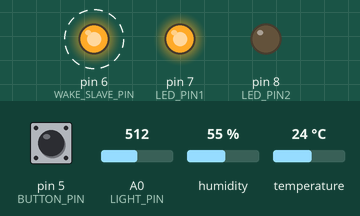
A sketch run on a simulated Arduino Uno, built with avr-gcc and run on an emulated ATmega328P. Shown: output pins drawn as LEDs (lit = HIGH). Dashed ring = blinking. The inputs (shaded band) are chosen by the test bench; at power-on: humidity 55 %, A0 (LIGHT_PIN) = 512, pin 5 (BUTTON_PIN) HIGH, temperature 24 °C. What the sketch prints to the serial monitor is not drawn.

Above: at 11.3 s.
11.4 s: humidity set to 52 %
15.4 s: humidity set to 49 %
At 20.2 s:
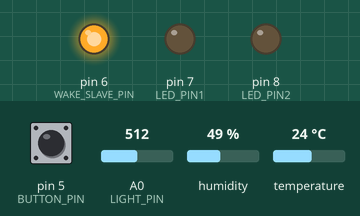
20.5 s: A0 (LIGHT_PIN) set to 7
23.0 s: A0 (LIGHT_PIN) set to 4
At 25.8 s:
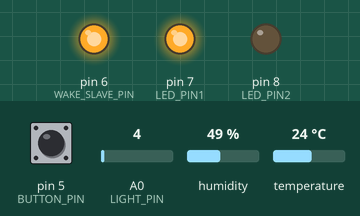
26.7 s: pin 5 (BUTTON_PIN) pulled LOW for 0.5 s
At 29.9 s:
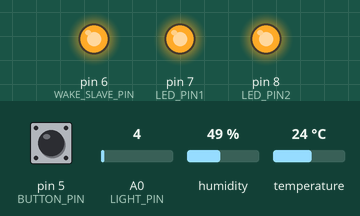
30.2 s: A0 (LIGHT_PIN) set to 20
At 33.0 s:
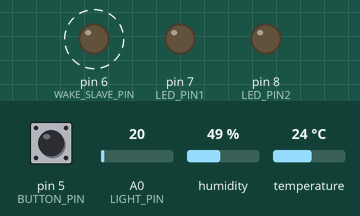
Timing chart, 0 to 35.0 s (numbered marks = the images above; inputs shaded):
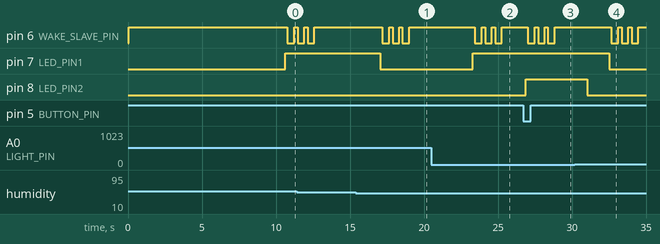

The sketch:

master_proteus.ino
```cpp
#include <Wire.h>
#include <DHT.h>
#include <SoftwareSerial.h>

// =========== Pin Definitions ============
#define DHTPIN 12
#define DHTTYPE DHT11
#define LED_PIN1 7
#define LED_PIN2 8
#define BUTTON_PIN 5           // Simulates car detection
#define WAKE_SLAVE_PIN 6
#define LIGHT_PIN A0           // Potentiometer for light simulation
#define SOFT_TX 11
#define SOFT_RX 10

DHT dht(DHTPIN, DHTTYPE);

SoftwareSerial ss(SOFT_RX, SOFT_TX);

// Logs to calculate metrics
unsigned long t_event_start, t_event_end;
unsigned long t_comm_start, t_comm_end;
unsigned long t_apply_start, t_apply_end;
unsigned long total_latency = 0;
unsigned long total_wakeup = 0;
unsigned long total_mA = 0;  // Track current (simplified)
int event_count = 0;
unsigned long last_polling_time = 0;
unsigned long polling_window_size = 0; // Window size of polling in milliseconds
// ================== Polling Window Size Calculation ==================
float v_max = 0.25;   // Max object speed in m/s
float L_zone = 0.25;  // Detection zone length in meters
unsigned long t_read = 0;      // Time to read sensor (milliseconds)
unsigned long t_decide = 0;    // Time for CPU decision (milliseconds)
unsigned long t_apply = 0;     // Time to apply output (milliseconds)
unsigned long t_ISR = 0;       // Worst-case interrupt delay (milliseconds)
unsigned long t_obj = (L_zone / v_max) * 1000;  // Object presence time in milliseconds

// State tracking
bool wasActive = false;  // Track if night/rain was previously active
bool isActive = false;   // Current night/rain state

uint16_t readLightRaw() {
  int analogValue = analogRead(LIGHT_PIN);
  uint16_t lux = map(analogValue, 0, 1023, 0, 1000);
  return lux;
}

bool isNight() {
  logEvent("Checking light...");
  uint16_t lux = readLightRaw();
  logEvent("Ambient light (raw): " + String(lux) + " lux");
  return lux < 5;
}

bool isRainy() {
  logEvent("Checking humidity...");
  float hum = dht.readHumidity();
  if (isnan(hum)) {
    logEvent("Failed to read humidity");
    return false;
  }
  logEvent("Humidity: " + String(hum) + " %");
  return hum > 50.0;
}

bool isButtonPressed() {
  logEvent("Checking button...");
  if (digitalRead(BUTTON_PIN) == LOW) {
    delay(20);  // Debounce
    if (digitalRead(BUTTON_PIN) == LOW) {
      logEvent("🚗 Button pressed (car detected)");
      return true;
    }
  }
  return false;
}

void wakeSlave() {
  logEvent("Waking slave...");
  digitalWrite(WAKE_SLAVE_PIN, LOW);  // Set to LOW and keep it low for LOW level interrupt
  logEvent("Wake signal sent (LOW level), WAKE_SLAVE_PIN state: " + String(digitalRead(WAKE_SLAVE_PIN)));
  total_wakeup++;
}

void endWakeSlave() {
  digitalWrite(WAKE_SLAVE_PIN, HIGH);  // Reset to HIGH after command is sent
  logEvent("Wake signal ended (back to HIGH)");
}

void sendCommandToSlave(char cmd) {
  t_comm_start = millis();
  logEvent("Sending command to slave: " + String(cmd));
  for (int i = 0; i < 3; i++) {  // Retry up to 3 times
    wakeSlave();
    delay(300);  // Increased delay for slave to fully wake and prepare Serial
    logEvent("SOFT_TX state before send: " + String(digitalRead(SOFT_TX)));
    ss.print(cmd);
    ss.flush();  // Ensure data is sent
    delay(100);   // Wait for transmission
    logEvent("Command attempt " + String(i + 1) + ": " + String(cmd));
    endWakeSlave();
    delay(200);  // Delay between retries
  }
  t_comm_end = millis();
  total_latency += (t_comm_end - t_comm_start);
  event_count++;
  logEvent("Command sent to slave over SoftwareSerial");
}

unsigned long calculatePollingWindowSize() {
  unsigned long start_read = millis();
  uint16_t lux = readLightRaw();
  unsigned long end_read = millis();
  t_read = end_read - start_read;

  unsigned long start_decision = millis();
  isActive = isNight() || isRainy();
  unsigned long end_decision = millis();
  t_decide = end_decision - start_decision;

  unsigned long start_apply = millis();
  digitalWrite(LED_PIN2, HIGH);  // Dummy apply on LED_PIN2 to avoid blinking LED1
  digitalWrite(LED_PIN2, LOW);
  unsigned long end_apply = millis();
  t_apply = end_apply - start_apply;


  unsigned long T_poll_max = t_obj - (t_read + t_decide + t_apply);
  return T_poll_max;
}

void logEvent(String message) {
  Serial.print("[LOG @ ");
  Serial.print(millis());
  Serial.print(" ms] ");
  Serial.println(message);
}

void applyLED1(bool on) {
  digitalWrite(LED_PIN1, on ? HIGH : LOW);
  logEvent(on ? "🌙 Master LED1 ON (night/rain)" : "🔌 Master LED1 OFF");
}

void applyLED2(bool on) {
  digitalWrite(LED_PIN2, on ? HIGH : LOW);
  logEvent(on ? "💡 Master LED2 ON (car)" : "⏹️ Master LED2 OFF");
}

void setup() {
  Serial.begin(9600);
  logEvent("Serial initialized");

  ss.begin(9600);
  logEvent("SoftwareSerial initialized");

  Wire.begin();
  logEvent("Wire initialized");

  pinMode(LED_PIN1, OUTPUT);
  pinMode(LED_PIN2, OUTPUT);
  pinMode(WAKE_SLAVE_PIN, OUTPUT);
  digitalWrite(WAKE_SLAVE_PIN, HIGH);  // Initial HIGH
  pinMode(BUTTON_PIN, INPUT_PULLUP);
  pinMode(LIGHT_PIN, INPUT);
  pinMode(SOFT_TX, OUTPUT);  // Explicitly set SOFT_TX as output
  logEvent("Pin modes set");

  dht.begin();
  logEvent("DHT initialized");

  logEvent("Master starting, waiting 10 seconds for slaves to initialize...");
  delay(10000); // Wait 10 seconds for slaves to start

  logEvent("Master Ready.");
}

void loop() {
  t_event_start = millis();

  unsigned long T_poll_max = calculatePollingWindowSize();
  logEvent("Calculated Maximum Polling Window Size (T_poll,max): " + String(T_poll_max) + " ms");

  isActive = isNight() || isRainy();
  logEvent("Environment check: night/rain active = " + String(isActive));

  if (isActive && !wasActive) {
    applyLED1(true);
    sendCommandToSlave('1');
    logEvent("Activated night/rain mode, propagated to slaves");
  } else if (!isActive && wasActive) {
    applyLED1(false);
    sendCommandToSlave('0');
    logEvent("Deactivated night/rain mode, propagated to slaves");
  }
  wasActive = isActive;

  if (isActive) {
    if (isButtonPressed()) {
      applyLED2(true);
      sendCommandToSlave('2');
      delay(2000);
      applyLED2(false);
      logEvent("Handled car detection, propagated to slaves");
    }
  }

  uint16_t lux = readLightRaw();
  Serial.println("Ambient light: " + String(lux) + " lux");

  t_event_end = millis();
  total_latency += (t_event_end - t_event_start);

  if (event_count >= 10) {
    logEvent("Average Latency (ms): " + String(total_latency / event_count));
    logEvent("Wakeup Rate: " + String(total_wakeup / event_count) + " per second");
    logEvent("Average mA: " + String(total_mA / event_count));
    total_latency = 0;
    total_wakeup = 0;
    total_mA = 0;
    event_count = 0;
  }

  logEvent("Loop finished");
  delay(T_poll_max); // Increased for lower power, but still responsive
}
```

Measured:
- the behaviour switches between 51 and 50 % on humidity (found by bisection; images 0 and 1)
- the behaviour switches between 6 and 5 on A0 (LIGHT_PIN) (found by bisection; images 1 and 2)
- after the input at 15.4 s, pin 6 (WAKE_SLAVE_PIN): alternates HIGH for 0.23 s and LOW for 0.44 s, 6 changes in all, then stays HIGH, starting after 1.8 s; pin 7 (LED_PIN1): HIGH → LOW after 1.6 s
- after the input at 23.0 s, pin 6 (WAKE_SLAVE_PIN): alternates HIGH for 0.23 s and LOW for 0.44 s, 6 changes in all, then stays HIGH, starting after 0.43 s; pin 7 (LED_PIN1): LOW → HIGH after 0.29 s
- after the input at 26.7 s, pin 6 (WAKE_SLAVE_PIN): alternates HIGH for 0.23 s and LOW for 0.44 s, 6 changes in all, then stays HIGH, starting after 0.30 s; pin 8 (LED_PIN2): LOW → HIGH after 0.17 s
- after the input at 30.2 s, pin 6 (WAKE_SLAVE_PIN): alternates HIGH for 0.23 s and LOW for 0.44 s, starting after 2.5 s; pin 7 (LED_PIN1): HIGH → LOW after 2.3 s
- by itself, pin 6 (WAKE_SLAVE_PIN): alternates HIGH for 0.23 s and LOW for 0.44 s, 4 changes in all, then stays HIGH
